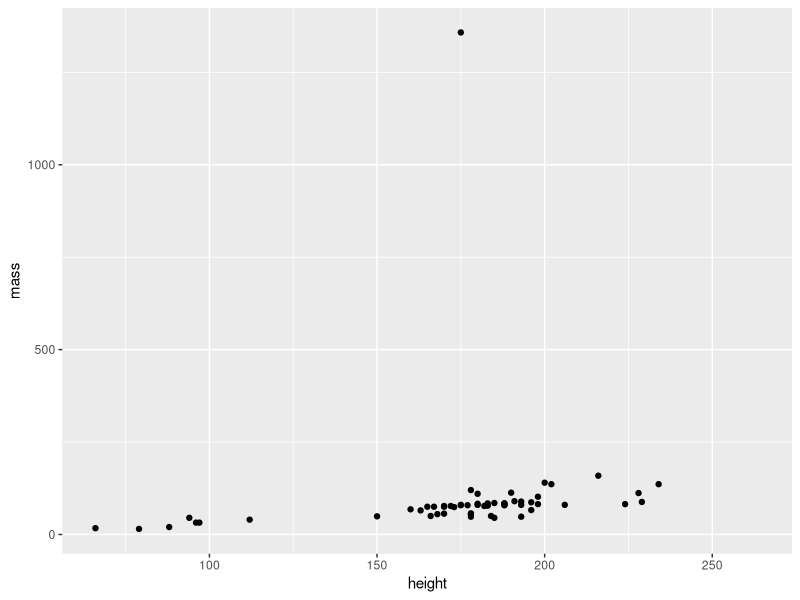
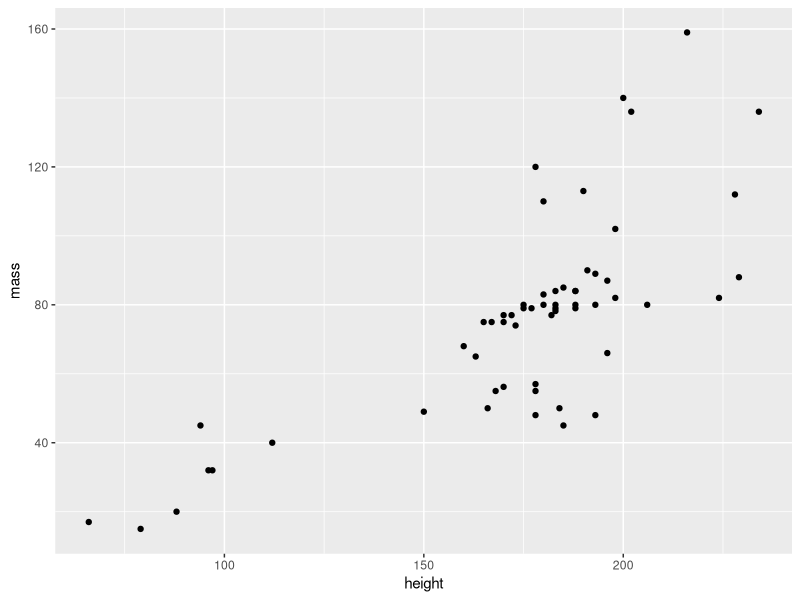
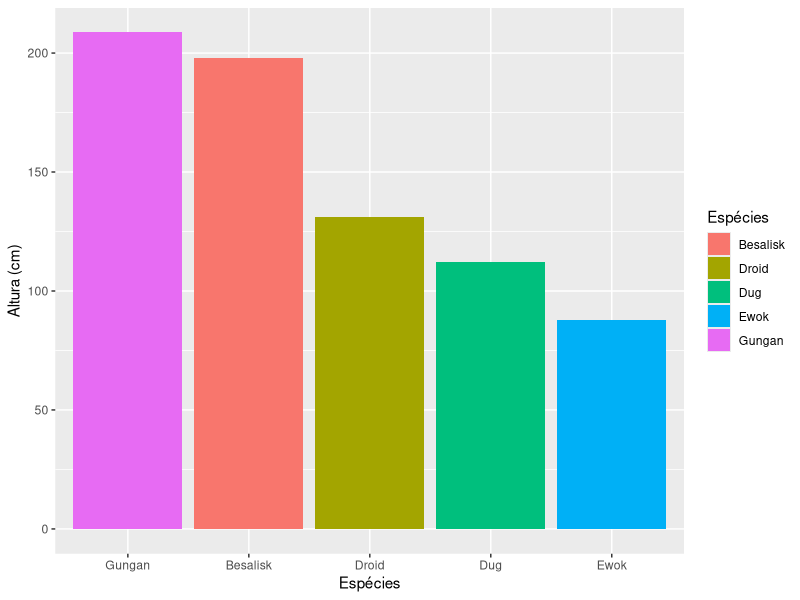
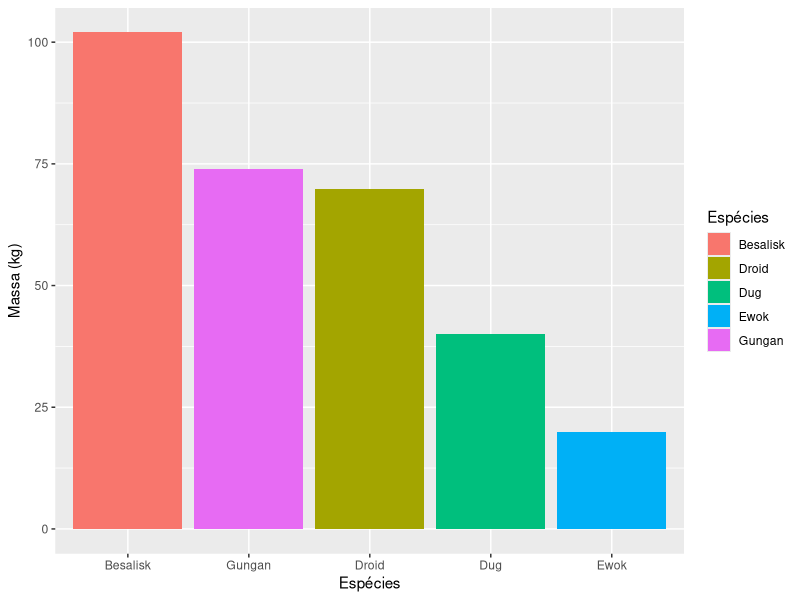
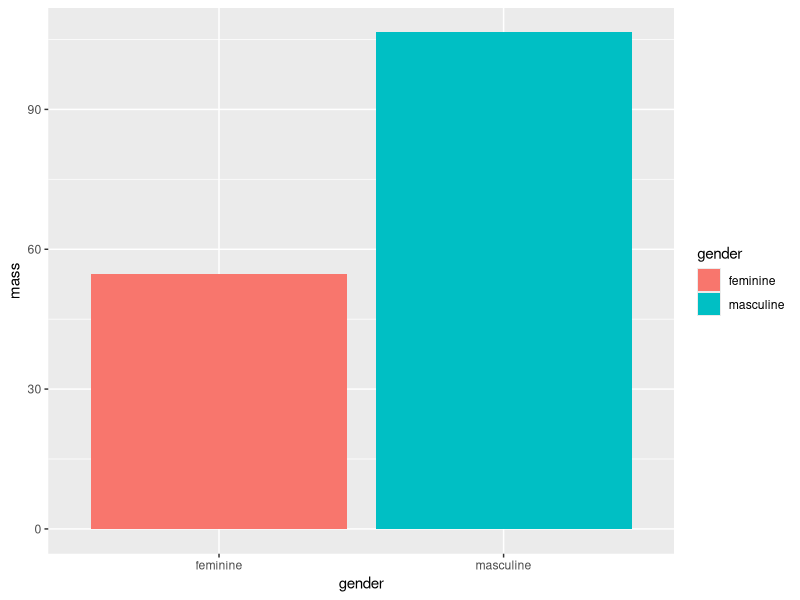
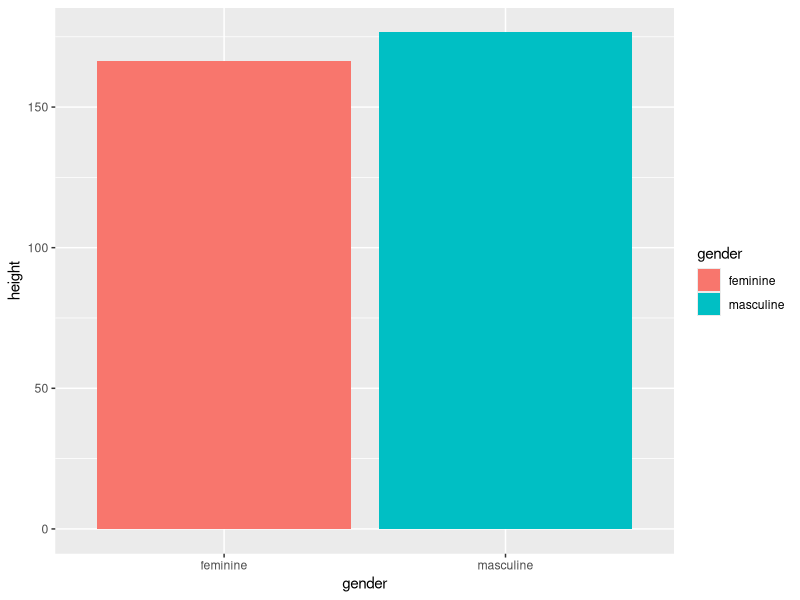
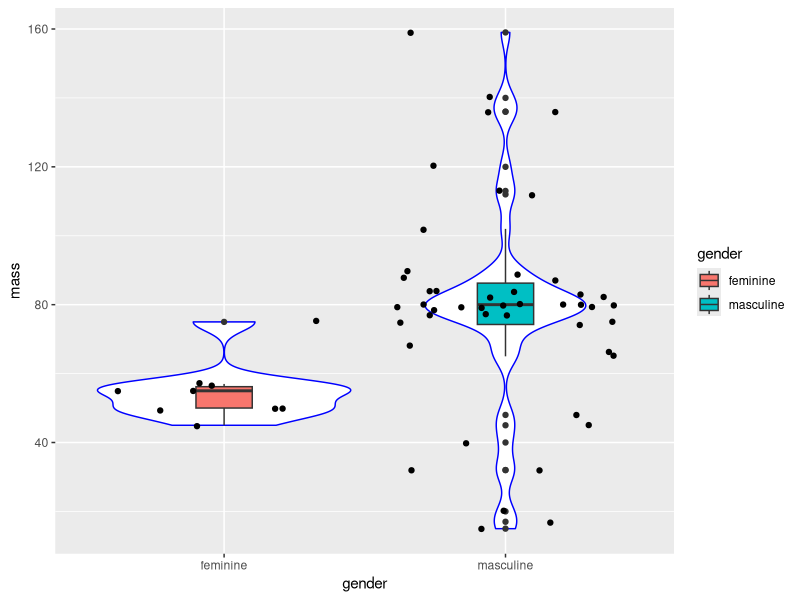
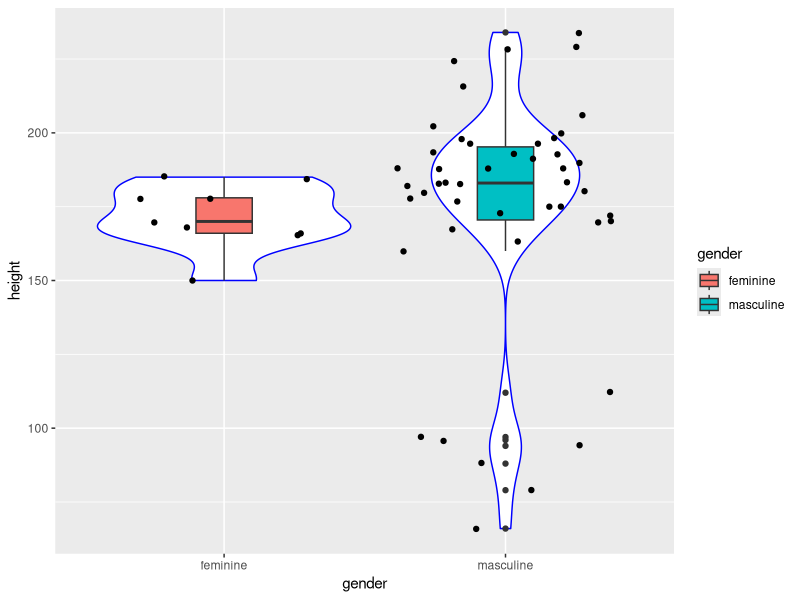

Write the R code that produced these figures, in order.

# Pacotes tidyverse - Prática -----------------------------------------------------------------------------------------------------------------------------
# Autoria do script: Jeanne Franco ---------------------------------------------------------------------------------------------------------
# Data: 17/03/2022 -------------------------------------------------------------------------------------------------------------------------

# Carregar pacotes -------------------------------------------------------------------------------------------------------------------------

library(dplyr)
library(ggplot2)

# Carregar dados ---------------------------------------------------------------------------------------------------------------------------

dados <- starwars
View(dados)

# Manipulação de dados 1 -------------------------------------------------------------------------------------------------------------------

dados %>%
  select(mass, hair_color) %>%
  filter(hair_color == "brown")

dados %>%
  select(height, hair_color) %>%
  filter(hair_color == "brown")

dados_1 <- dados %>%
  select(height, mass) %>%
  summarise_at(c("height", "mass"), list(max, min), na.rm = TRUE) 
dados_1

dados_2 <- dados %>%
  select(height, mass) 
dados_2

# Gráfico 1 --------------------------------------------------------------------------------------------------------------------------------

ggplot(dados_2, aes(x = height, y = mass)) +
  geom_point()

# Manipulação de dados 2 -------------------------------------------------------------------------------------------------------------------

dados_2 <- dados %>%
  select(height, mass) %>%
  filter(mass != 1358) # Elimina o valor máximo (outlier que impede ver a tendência)
dados_2

# Gráfico 2 --------------------------------------------------------------------------------------------------------------------------------

ggplot(dados_2, aes(x = height, y = mass)) +
  geom_point()

# Manipulação de dados 3 -------------------------------------------------------------------------------------------------------------------

dados_3 <- dados %>%
  select(height, mass, species) %>%
  filter(species %in% c("Besalisk", "Dug", "Gungan", "Ewok", "Droid")) %>%
  group_by(species) %>%
  summarise_all(list(mean), na.rm = TRUE)
dados_3

# Gráficos 3 -------------------------------------------------------------------------------------------------------------------------------

plot_altura <- ggplot(dados_3, aes(x = species, y = height)) +
  geom_col(aes(fill = species)) +
  scale_x_discrete(limits = c("Gungan", "Besalisk", "Droid", "Dug", "Ewok")) +
  scale_fill_discrete(name = "Espécies") +
  labs(x = "Espécies", y = "Altura (cm)")
plot_altura

plot_massa <- ggplot(dados_3, aes(x = species, y = mass)) +
  geom_col(aes(fill = species)) +
  scale_x_discrete(limits = c("Besalisk", "Gungan", "Droid", "Dug", "Ewok")) +
  scale_fill_discrete(name = "Espécies") +
  labs(x = "Espécies", y = "Massa (kg)")
plot_massa

# Manipulação de dados 4 -------------------------------------------------------------------------------------------------------------------

dados_4 <- dados %>%
  select(gender, mass, height) %>%
  filter(gender %in% c("feminine", "masculine")) %>%
  group_by(gender) %>%
  summarise_all(list(mean), na.rm = TRUE)
dados_4  

# Gráficos 4 -------------------------------------------------------------------------------------------------------------------------------

massa_genero <- ggplot(dados_4, aes(x = gender, y = mass)) +
  geom_col(aes(fill = gender))
massa_genero

altura_genero <- ggplot(dados_4, aes(x = gender, y = height)) +
  geom_col(aes(fill = gender))
altura_genero

# Manipulação de dados 5 -------------------------------------------------------------------------------------------------------------------

dados_5 <- dados %>%
  select(gender, mass, height) %>%
  filter(gender %in% c("feminine", "masculine")) %>%
  filter(mass != 1358)
dados_5

# Gráficos 5 -------------------------------------------------------------------------------------------------------------------------------

massa_genero_box <- ggplot(dados_5, aes(x = gender, y = mass)) +
  geom_violin(col = "blue") +
  geom_boxplot(aes(fill = gender), width = 0.2) +
  geom_jitter()
massa_genero_box

altura_genero_box <- ggplot(dados_5, aes(x = gender, y = height)) +
  geom_violin(col = "blue") +
  geom_boxplot(aes(fill = gender), width = 0.2) +
  geom_jitter()
altura_genero_box

# Manipulação de dados 6 -------------------------------------------------------------------------------------------------------------------

dados_6 <- dados %>%
  select(species, birth_year) %>%
  filter(species %in% c("Human", "Droid", "Wookiee", "Ewok", "Cerean")) %>%
  group_by(species) %>%
  summarise(mean(birth_year, na.rm = TRUE))
dados_6
  
dados_6 <- dados %>%
  select(species, birth_year) %>%
  filter(species %in% c("Human", "Droid", "Wookiee", "Ewok", "Cerean")) %>%
  group_by(species) %>%
  summarise_all(list(mean), na.rm = TRUE)
dados_6





# Manipulação de dados 7 -------------------------------------------------------------------------------------------------------------------

dados_7 <- dados %>%
  select(height, mass, birth_year, skin_color) %>%
  filter(skin_color %in% c("green", "red", "blue", "brown", "dark")) %>%
  group_by(skin_color) %>%
  summarise_at(c("height", "mass", "birth_year"), list(mean), na.rm = TRUE)
dados_7
